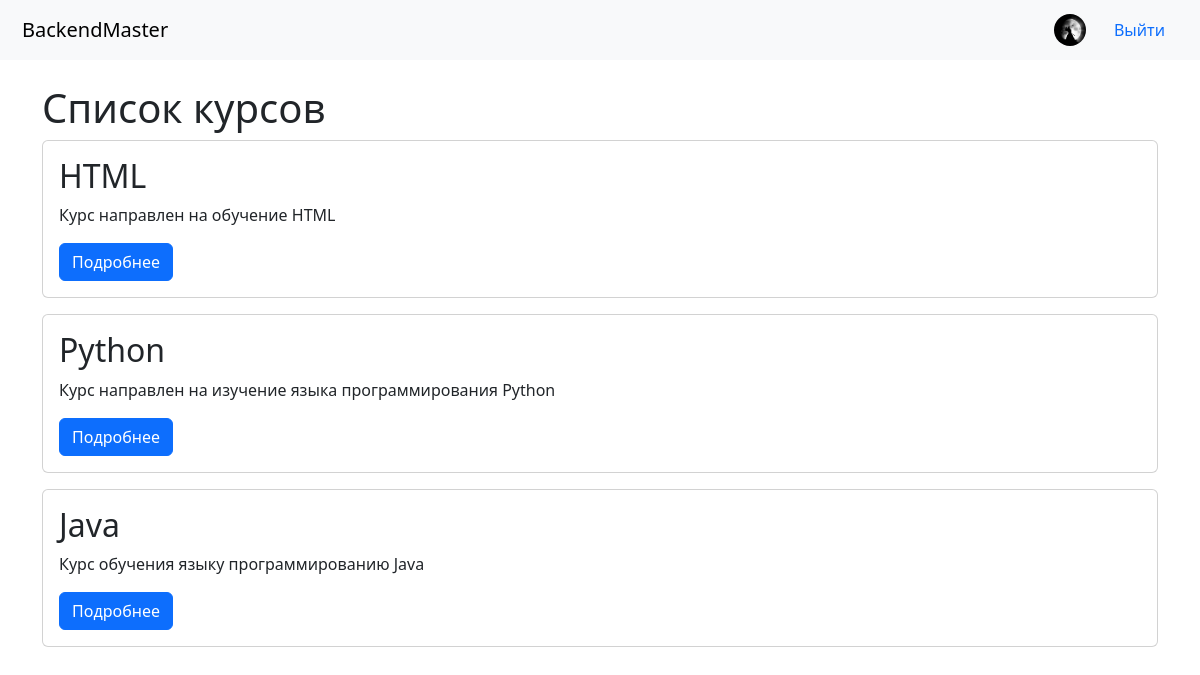
Screenshot of / (signed in) with the database file from the repository.
### users/models.py (models this page shows, shortened)
class User(AbstractUser):
    nickname = models.CharField(max_length=50, unique=True, verbose_name="Никнейм", help_text="Будет использоваться как основной логин")
    avatar = models.ImageField(upload_to='avatars/', blank=True, null=True)
    USERNAME_FIELD = 'nickname'
    REQUIRED_FIELDS = ['username', 'email']
    objects = UserManager()

### courses/models.py (models this page shows, shortened)
class Course(models.Model):
    title = models.CharField(max_length=200)  # Название курса (текст до 200 символов)
    description = models.TextField()  # Полное описание курса
    instructor = models.ForeignKey(  # Преподаватель (внешний ключ на пользователя)
        settings.AUTH_USER_MODEL,  # Ссылка на модель пользователя из настроек
        on_delete=models.CASCADE,  # При удалении пользователя — удаляются его курсы
        related_name='courses'  # Позволяет получить все курсы пользователя: user.courses.all()
    )
    category = models.CharField(max_length=100, default="Uncategorized")  # Категория курса
    image = models.URLField(blank=True, null=True)  # Ссылка на изображение курса (необязательное поле)
    is_published = models.BooleanField(default=False)  # Флаг публикации курса
    created_at = models.DateTimeField(auto_now_add=True)  # Дата создания курса (устанавливается автоматически)
    updated_at = models.DateTimeField(auto_now=True)  # Дата последнего изменения (обновляется при сохранении)

### courses/views.py (the view)
# urls.py: path('', course_views.CourseListView.as_view(), name='home'),  # Главная страница сайта — список всех курсов (через CourseListView)
class CourseListView(ListView):
    model = Course
    template_name = 'courses/course_list.html'
    context_object_name = 'courses'
    def get_queryset(self):
        if self.request.user.is_authenticated and self.request.user.is_staff:
            return Course.objects.all()
        return Course.objects.filter(is_published=True)

### templates/courses/course_list.html (shortened to what this page needs)
{% extends 'base.html' %}
{% load static %}
{% block content %}
    <h1>Список курсов</h1>
    {% for course in courses %}
        <div class="card mb-3">
            <div class="card-body">
                <h2 class="card-title">{{ course.title }}</h2>
                <p class="card-text">{{ course.description }}</p>
                <a href="{% url 'courses:course_detail' course.pk %}" class="btn btn-primary">Подробнее</a>
            </div>
        </div>
    {% empty %}
        <p>Курсов пока нет.</p>
    {% endfor %}
{% endblock %}

### templates/base.html (shortened to what this page needs)
<!DOCTYPE html>
<html lang="en">
<head>
    {% load static %}
    <link href="{% static 'css/bootstrap.css' %}" rel="stylesheet">
</head>
<body>
    <nav class="navbar navbar-light bg-light">
        <div class="container-fluid">
            <a class="navbar-brand" href="{% url 'home' %}">BackendMaster</a>
            <div class="navbar-right">
                {% if user.is_authenticated %}
                    <a href="{% url 'users:profile' %}">
                        {% if user.avatar %}
                            <img src="{{ user.avatar.url }}" alt="Аватар" class="rounded-circle" style="width: 32px; height: 32px; object-fit: cover;">
                        {% else %}
                            <img src="{% static 'images/default-avatar.png' %}" alt="Аватар" class="rounded-circle" style="width: 32px; height: 32px; object-fit: cover;">
                        {% endif %}
                    </a>
                    <form method="POST" action="{% url 'users:logout' %}" style="display: inline;">
                        <button type="submit" class="btn btn-link" style="text-decoration: none;">Выйти</button>
                    </form>
                {% else %}
                    <a href="{% url 'users:login' %}">Войти</a>
                {% endif %}
            </div>
        </div>
    </nav>
    <div class="container mt-4">
        {% block content %}{% endblock %}
    </div>
</body>
</html>

### templates/base.html (style rules this page uses)
.navbar { padding: 10px; }
.navbar-brand { margin-right: 20px; }
.navbar-right { display: flex; align-items: center; gap: 15px; }

### rows the page displays
User: avatar (picture)
Course: title "HTML", description "Курс направлен на обучение HTML"
Course: title "Python", description "Курс направлен на изучение языка программирования Python"
Course: title "Java", description "Курс обучения языку программированию Java"
